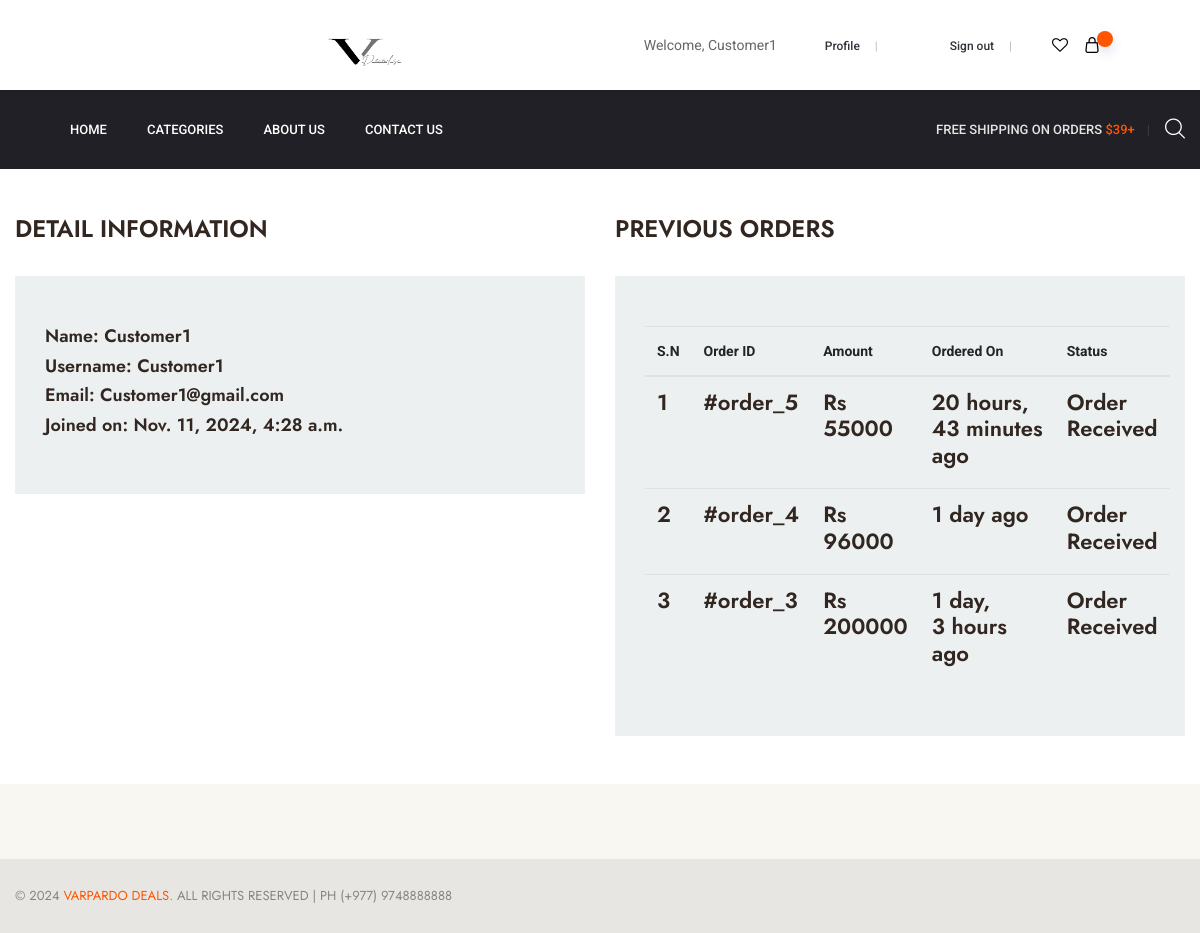
The page /profile/ (signed in) on the database as committed earlier.
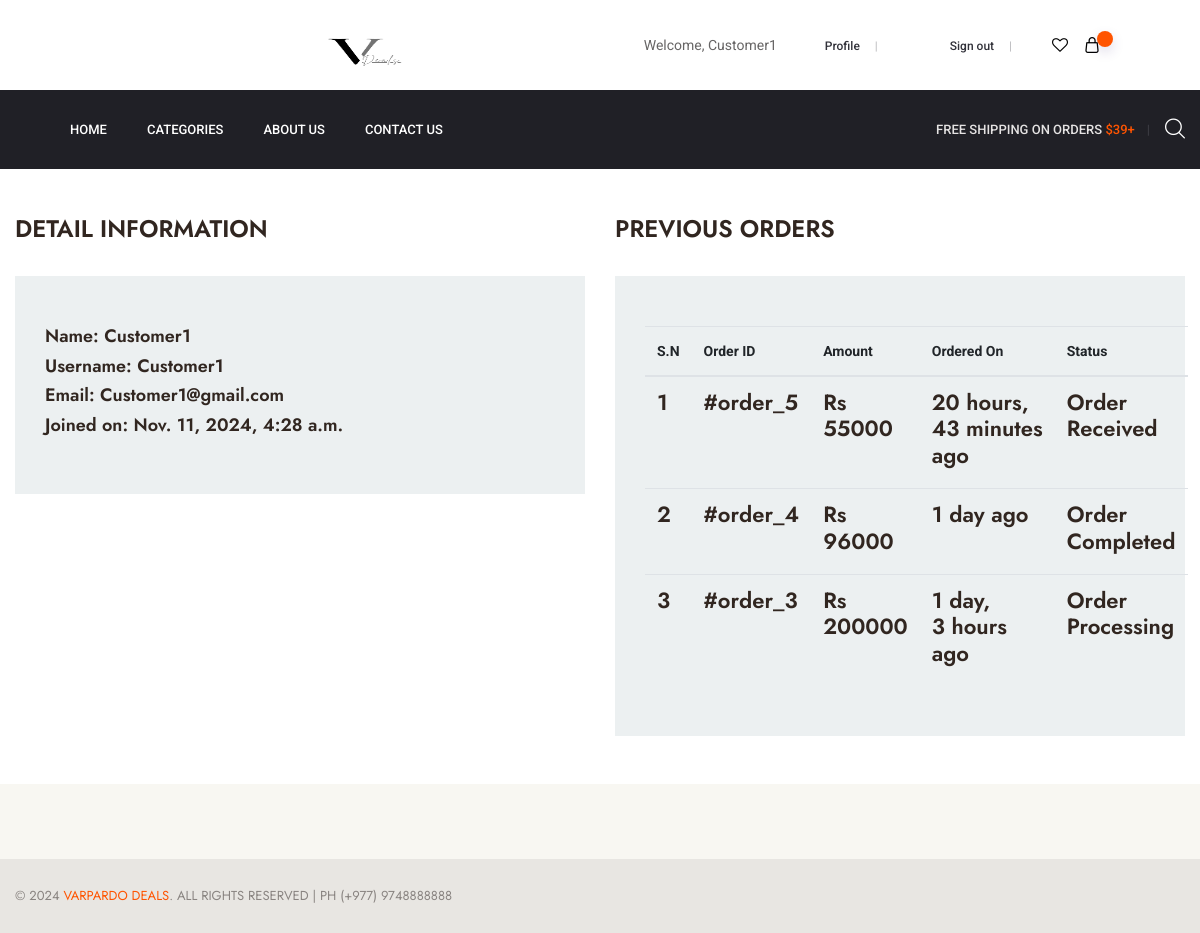
The same page on the database as committed later.
### app/models.py (models this page shows, shortened)
class Order(models.Model):
  cart = models.OneToOneField(Cart,on_delete=models.CASCADE)
  ordered_by = models.CharField(max_length=200)
  shipping_address = models.CharField(max_length=200)
  mobile = models.CharField(max_length=10)
  email = models.EmailField(null= True,blank=True)
  subtotal = models.PositiveIntegerField()
  discount = models.PositiveIntegerField()
  total = models.PositiveIntegerField()
  order_status = models.CharField(max_length=50, choices=ORDER_STATUS)
  created_at = models.DateTimeField(auto_now_add=True)

### app/views.py (the view)
# urls.py: path('profile/', views.CustomerProfile.as_view(), name='customerprofile'),
class CustomerProfile(TemplateView):
    template_name = 'profile.html'
    def dispatch(self, request, *args, **kwargs):
        if request.user.is_authenticated and Customer.objects.filter(user=request.user).exists():
            pass
        else:
            return redirect('/login/?next=/profile/')
        return super().dispatch(request, *args, **kwargs)
    def get_context_data(self, **kwargs):
        context = super().get_context_data(**kwargs)
        customer = self.request.user.customer
        orders = Order.objects.filter(cart__customer=customer).order_by('-id')
        context['orders'] = orders
        context['customer'] = customer
        return context

### templates/profile.html (shortened to what this page needs)
{% extends "base.html" %}
{% block content %}
  <div class="container">
    <div class="row mt-5 mb-5">
      <div class="col-lg-6 col-md-6">
        <aside class="checkout-sidebar">
          <h6 class="title">Detail Information</h6>
          <div class="shop-cart-widget">
            <ul>
              <li class="sub-total"><h5><span>Name: </span>{{ customer.full_name }}</h5></li>
              <li class="sub-total"><h5><span>Username: </span>{{ customer.user.username }}</h5></li>
              <li class="sub-total"><h5><span>Email: </span>{{ customer.user.email }}</h5></li>
              <li class="sub-total"><h5><span>Joined on: </span>{{ customer.joined_on }}</h5></li>
            </ul>
          </div>
        </aside>
      </div>
      <div class="col-lg-6 col-md-6">
        <aside class="checkout-sidebar">
          <h6 class="title">Previous Orders</h6>
          <div class="shop-cart-widget">
            <table class="table mb-0">
              <thead>
                  <tr>
                      <th class="product-thumbnail">S.N</th>
                      <th class="product-name">Order ID</th>
                      <th class="product-price">Amount</th>
                      <th class="product-quantity">Ordered On</th>
                      <th class="product-subtotal">Status</th>
                  </tr>
                  <tbody>
                    {% for order in orders %}
                      <tr>
                        <td class="product-name">
                          <h4>
                            {{ forloop.counter }}
                          </h4>
                        </td>
                        <td class="product-name">
                          <h4>
                            <a href="{% url 'app:customerorderdetail' order.id %}">
                              #order_{{ order.id }}
                            </a>
                          </h4>
                        </td>
                        <td class="product-name">
                          <h4>
                            Rs {{ order.total }}
                          </h4>
                        </td>
                        <td class="product-name">
                          <h4>
                            {{ order.created_at|timesince }} ago
                          </h4>
                        </td>
                        <td class="product-name">
                          <h4>
                            {{ order.order_status }}
                          </h4>
                        </td>
                      </tr>
                    {% empty %}
                      <tr>
                        <td colspan="5" class="text-center">
                          <h4>No orders found.</h4>
                        </td>
                      </tr>
                    {% endfor %}
                  </tbody>
              </thead>
            </table>
          </div>
        </aside>
      </div>
    </div>
  </div>
{% endblock content %}

Rows that differ between the two databases and show on the page:
changed Order id 4: order_status "Order Received" → "Order Completed"
changed Order id 3: order_status "Order Received" → "Order Processing"
